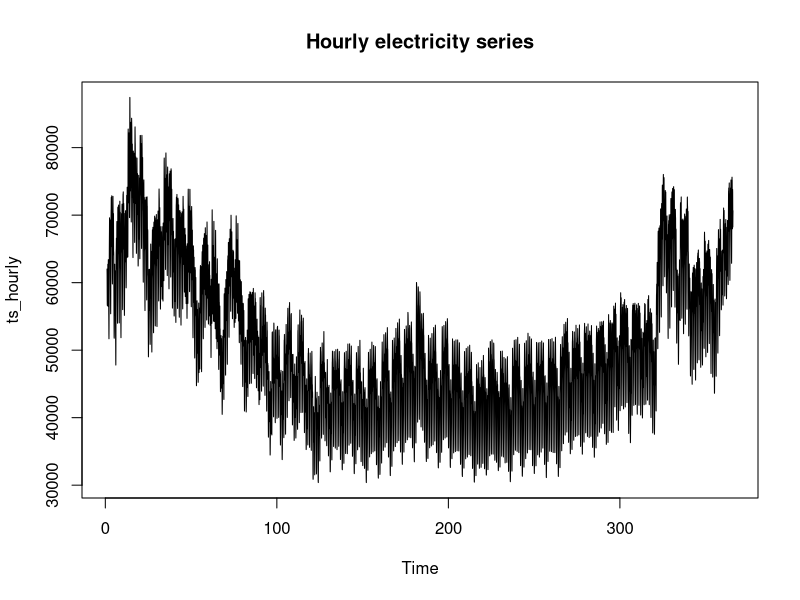
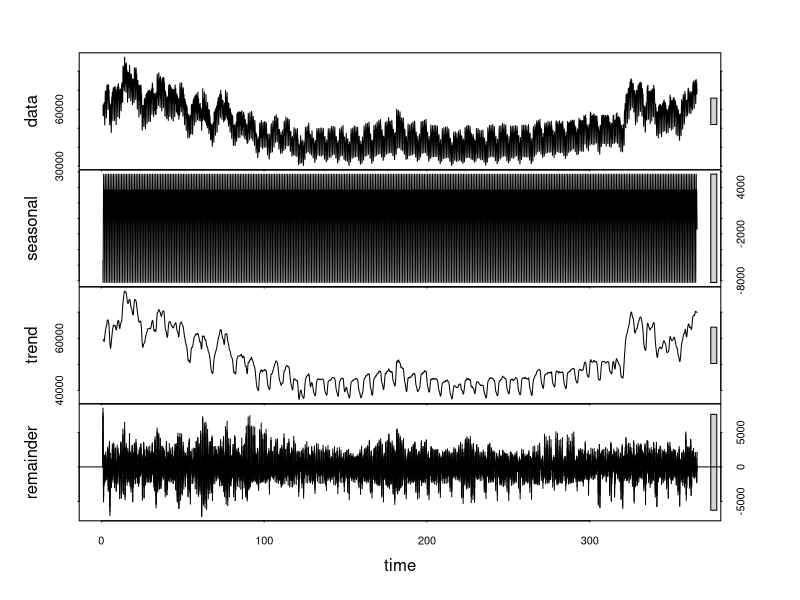
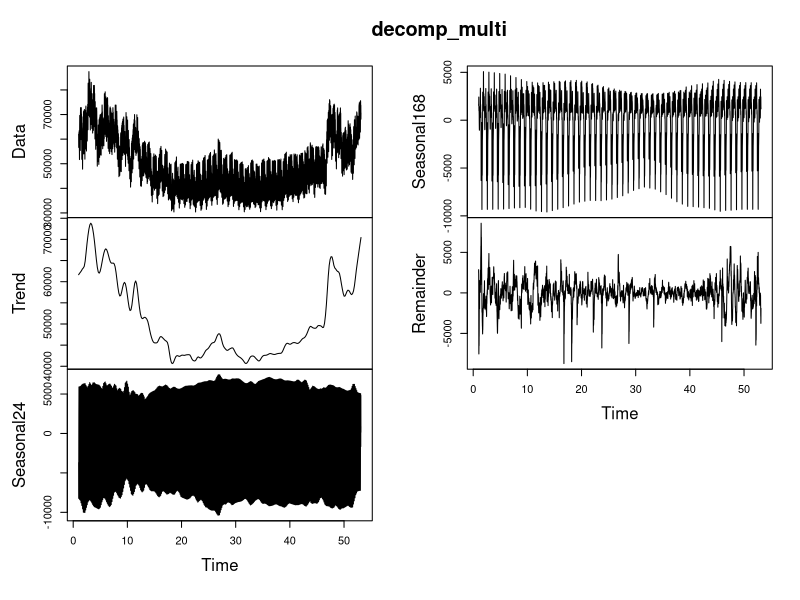
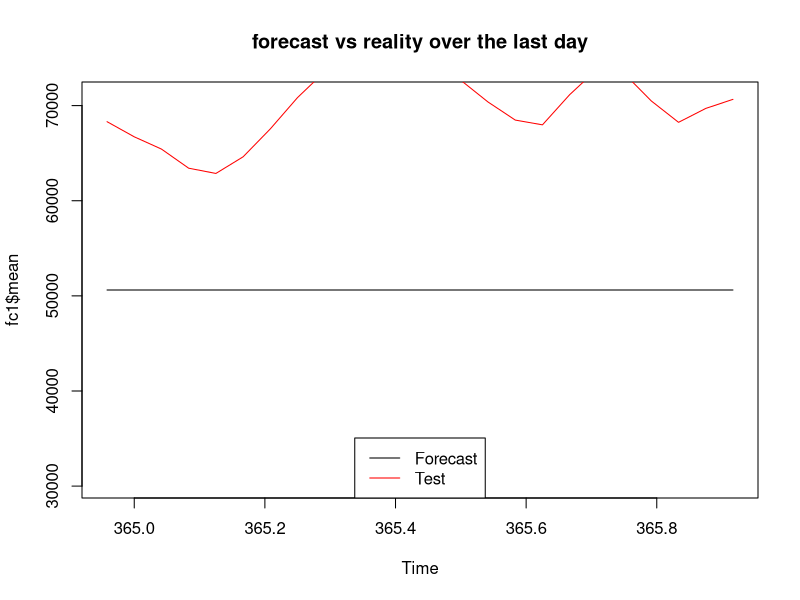
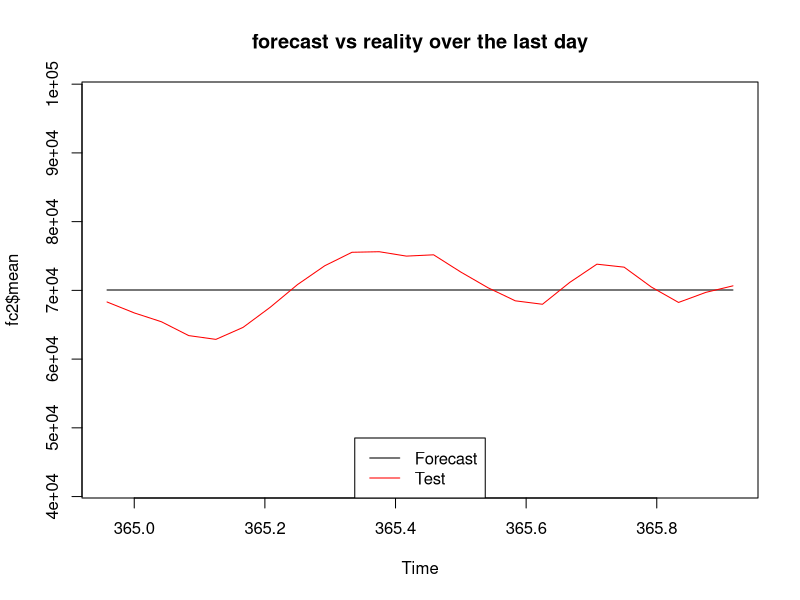
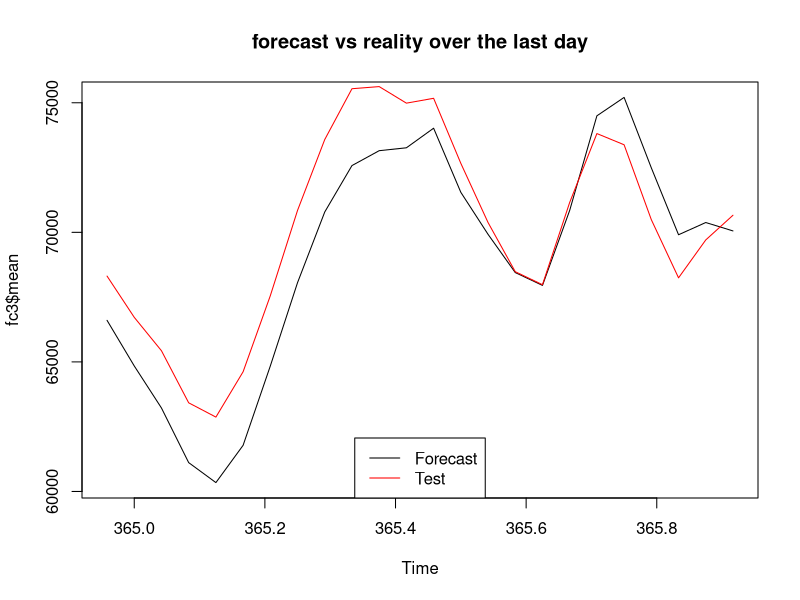
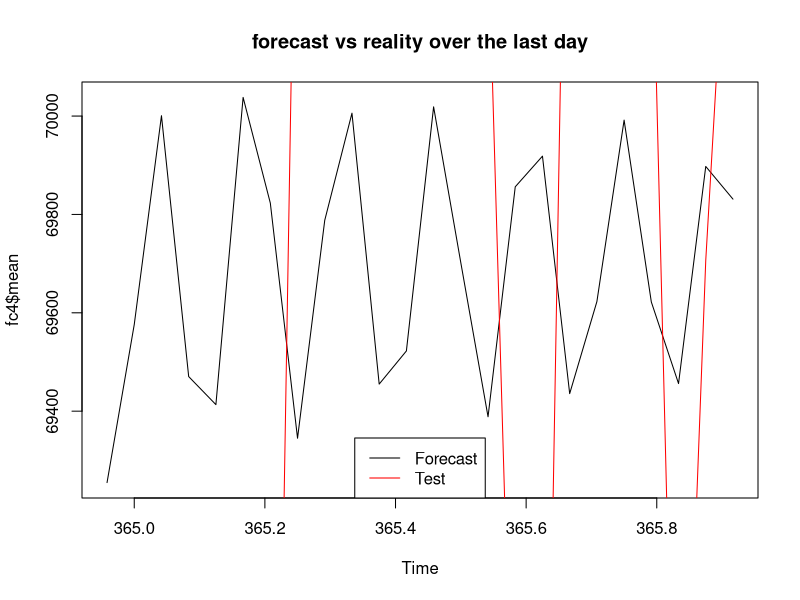
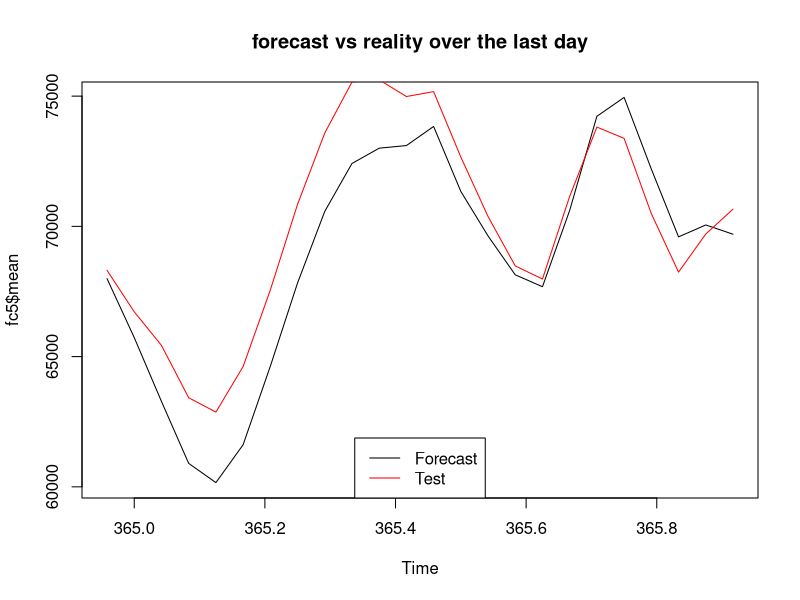

Here is the R script that generated these plots, in order: (Note: this script raises an error after producing the figures.)
library(ggplot2)
library(tseries)
library(forecast)
library(dplyr)

setwd("C:/Users/carre/OneDrive/Bureau/Mitey_project/mitey/Simon/")
df_elec <- read.csv("consommation-quotidienne-brute.csv", sep = ";")

# Garder uniquement date + valeur
df_elec <- df_elec[, c(1, 9)]
colnames(df_elec) <- c("Date", "Value")

# Nettoyage du timestamp
df_elec$Date <- substr(df_elec$Date, 1, 16)
df_elec$Date <- gsub("T", " ", df_elec$Date)
df_elec$Date <- as.POSIXct(df_elec$Date, format = "%Y-%m-%d %H:%M")


# Supprimer NA
df_elec <- na.omit(df_elec)

# Trier chronologiquement
df_elec <- df_elec %>% arrange(Date)

# Arrondir à l'heure inférieure (ex: 14:30 -> 14:00)
df_elec$Hour <- as.POSIXct(format(df_elec$Date, "%Y-%m-%d %H:00:00"))

# Agrégation horaire
df_hourly <- df_elec %>%
  group_by(Hour) %>%
  summarise(Value = mean(Value, na.rm = TRUE)) %>%
  ungroup()

delta_hour <- diff(df_hourly$Hour)
table(delta_hour)


full_hours <- data.frame(
  Hour = seq(from = min(df_hourly$Hour),
             to   = max(df_hourly$Hour),
             by   = "hour")
)

df_hourly_full <- full_hours %>%
  left_join(df_hourly, by = "Hour")

sum(is.na(df_hourly_full$Value))


freq<-24
ts_hourly<-ts(df_hourly_full$Value,frequency=freq)
ts_hourly <- na.interp(ts_hourly)
plot(ts_hourly, main = "Hourly electricity series")


decomp_hourly <- stl(ts_hourly, s.window = "periodic")
plot(decomp_hourly)


msts_hourly <- msts(as.numeric(ts_hourly), seasonal.periods = c(24, 168))
decomp_multi <- mstl(msts_hourly)
plot(decomp_multi)

h<-24
n_ts <- length(ts_hourly)

ts_train <- window(ts_hourly, end = time(ts_hourly)[n_ts - h])
ts_test  <- window(ts_hourly, start = time(ts_hourly)[n_ts - h + 1])



#----------MODEL 1 : HISTORIC MEAN---------------
fc1<-meanf(ts_train,h)
acc1<- accuracy(fc1,ts_test)
plot(fc1$mean,main = "forecast vs reality over the last day")
lines(ts_test, col = "red")
legend("bottom", legend = c("Forecast", "Test"),
       col = c("black", "red"), lty = 1)

#----------MODEL 2 : NAIVE REPEATING LAST OBS----
fc2<-naive(ts_train,h)
acc2<- accuracy(fc2,ts_test)
plot(fc2$mean, main = "forecast vs reality over the last day")
lines(ts_test, col = "red")
legend("bottom", legend = c("Forecast", "Test"),
       col = c("black", "red"), lty = 1)

#----------MODEL 3 : NAIVE REPEATING THE LAST VALUES OVER THE LAST DAY----
fc3<-snaive(ts_train,h)
acc3<- accuracy(fc3,ts_test)
plot(fc3$mean,main = "forecast vs reality over the last day")
lines(ts_test, col = "red")
legend("bottom", legend = c("Forecast", "Test"),
       col = c("black", "red"), lty = 1)

#----------MODEL 4 : ARIMA MODEL WITHOUT SEASONING - AUTO ---
fit_arima <- auto.arima(ts_train, seasonal=FALSE)
fc4<-forecast(fit_arima, h)
acc4<- accuracy(fc4,ts_test)
plot(fc4$mean,main = "forecast vs reality over the last day")
lines(ts_test, col = "red")
legend("bottom", legend = c("Forecast", "Test"),
       col = c("black", "red"), lty = 1)




#----------MODEL 5 : ARIMA MODEL WITH SEASONING  - MANUAL --

#after tests, the best model is : ARIMA(0,0,3)(0,1,1)
order=c(0,0,3)
seasonal=c(0,1,1)

fit_arima2 <- Arima(
  ts_train,
  order = c(0,0,3),
  seasonal = list(order = c(0,1,1), period = 24)
)
fc5<-forecast(fit_arima2, h)
acc5<- accuracy(fc5,ts_test)
plot(fc5$mean,main = "forecast vs reality over the last day")
lines(ts_test, col = "red")
legend("bottom", legend = c("Forecast", "Test"),
       col = c("black", "red"), lty = 1)


#----------MODEL 6 : BATS MODEL----

fit_bats <- bats(ts_train)
fc6  <- forecast(fit_bats, h)
acc6 <- accuracy(fc6, ts_test)
plot(fc6$mean,main = "forecast vs reality over the last day")
lines(ts_test, col = "red")
legend("bottom", legend = c("Forecast", "Test"),
       col = c("black", "red"), lty = 1)


#-----------------MODELE 7 TBATS----------------------------------------
# Créer msts sur toutes les données
df_hourly_full$Value<-na.interp(df_hourly_full$Value)
msts_elec <- msts(df_hourly_full$Value, seasonal.periods = c(24,7*24))

# Définir horizon
h <- 24  # horizon = 24h

# Dernier index temporel du train
end_time_train <- time(msts_elec)[length(msts_elec) - h]

# Premier index temporel du test
start_time_test <- time(msts_elec)[length(msts_elec) - h + 1]

# Subset avec window()
msts_train <- window(msts_elec, end = end_time_train)
msts_test  <- window(msts_elec, start = start_time_test)

# Fit TBATS
fit_tbats <- tbats(msts_train/1000)

# Forecast
fc7 <- forecast(fit_tbats, h = h)
fc7$mean <- fc7$mean * 1000
fc7$lower <- fc7$lower * 1000
fc7$upper <- fc7$upper * 1000

# Comparer sur les mêmes types d'objets
acc7 <- accuracy(as.numeric(fc7$mean), as.numeric(msts_test))

# Plot
plot(fc7$mean, main = "TBATS forecast vs reality")
lines(as.numeric(msts_test), col = "red")
legend("bottom", legend = c("Forecast", "Test"), col = c("black","red"), lty = 1)






#MODELE 8 STLM

fit_stlm <- stlm(msts_train / 1000, method = "arima")
fc8 <- forecast(fit_stlm, h = 24)
fc8$mean <- fc8$mean * 1000
fc8$lower <- fc8$lower * 1000
fc8$upper <- fc8$upper * 1000


acc8 <- accuracy(as.numeric(fc8$mean), as.numeric(msts_test))

# Plot
plot(fc8$mean, main = "TBATS forecast vs reality")
lines(as.numeric(ts_test), col = "red")
legend("bottom", legend = c("Forecast", "Test"), col = c("black","red"), lty = 1)



results <- data.frame(
  Model = c("Historic Mean", "Naive", "Seasonal Naive","Arima without seasoning","Arima with seasoning","BATS","TBATS","STLM"),
  ME    = c(acc1["Test set", "ME"], acc2["Test set", "ME"], acc3["Test set", "ME"],acc4["Test set", "ME"],acc5["Test set", "ME"],acc6["Test set", "ME"],acc7["Test set", "ME"],acc8["Test set", "ME"]),
  RMSE  = c(acc1["Test set", "RMSE"], acc2["Test set", "RMSE"], acc3["Test set", "RMSE"],acc4["Test set", "RMSE"],acc5["Test set", "RMSE"],acc6["Test set", "RMSE"],acc7["Test set", "RMSE"],acc8["Test set", "RMSE"])
)
print(results)
